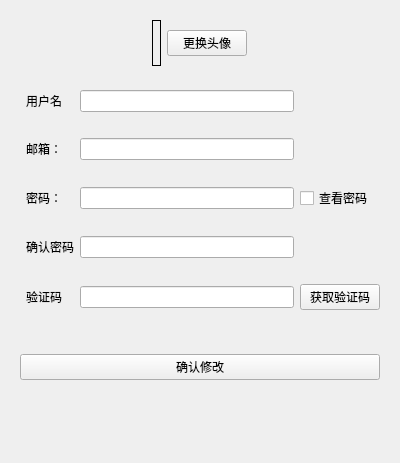
<?xml version="1.0" encoding="UTF-8"?>
<ui version="4.0">
 <class>UserInfoEditDialog</class>
 <widget class="QWidget" name="UserInfoEditDialog">
  <property name="geometry">
   <rect>
    <x>0</x>
    <y>0</y>
    <width>400</width>
    <height>463</height>
   </rect>
  </property>
  <property name="windowTitle">
   <string>Form</string>
  </property>
  <layout class="QVBoxLayout" name="verticalLayout">
   <item>
    <widget class="QWidget" name="widget_3" native="true">
     <property name="sizePolicy">
      <sizepolicy hsizetype="Expanding" vsizetype="Expanding">
       <horstretch>0</horstretch>
       <verstretch>0</verstretch>
      </sizepolicy>
     </property>
     <property name="maximumSize">
      <size>
       <width>16777215</width>
       <height>200</height>
      </size>
     </property>
     <layout class="QHBoxLayout" name="horizontalLayout_2">
      <item>
       <spacer name="horizontalSpacer">
        <property name="orientation">
         <enum>Qt::Horizontal</enum>
        </property>
        <property name="sizeType">
         <enum>QSizePolicy::Expanding</enum>
        </property>
        <property name="sizeHint" stdset="0">
         <size>
          <width>200</width>
          <height>20</height>
         </size>
        </property>
       </spacer>
      </item>
      <item>
       <widget class="QLabel" name="avatarLabel">
        <property name="sizePolicy">
         <sizepolicy hsizetype="Fixed" vsizetype="Fixed">
          <horstretch>0</horstretch>
          <verstretch>0</verstretch>
         </sizepolicy>
        </property>
        <property name="maximumSize">
         <size>
          <width>100</width>
          <height>100</height>
         </size>
        </property>
        <property name="frameShape">
         <enum>QFrame::Box</enum>
        </property>
        <property name="frameShadow">
         <enum>QFrame::Plain</enum>
        </property>
        <property name="text">
         <string/>
        </property>
        <property name="scaledContents">
         <bool>true</bool>
        </property>
        <property name="alignment">
         <set>Qt::AlignCenter</set>
        </property>
        <property name="wordWrap">
         <bool>false</bool>
        </property>
        <property name="openExternalLinks">
         <bool>false</bool>
        </property>
       </widget>
      </item>
      <item>
       <widget class="QPushButton" name="setAvatarPushButton">
        <property name="text">
         <string>更换头像</string>
        </property>
       </widget>
      </item>
      <item>
       <spacer name="horizontalSpacer_2">
        <property name="orientation">
         <enum>Qt::Horizontal</enum>
        </property>
        <property name="sizeType">
         <enum>QSizePolicy::Expanding</enum>
        </property>
        <property name="sizeHint" stdset="0">
         <size>
          <width>200</width>
          <height>20</height>
         </size>
        </property>
       </spacer>
      </item>
     </layout>
    </widget>
   </item>
   <item>
    <widget class="QWidget" name="widget" native="true">
     <layout class="QGridLayout" name="gridLayout_2">
      <property name="leftMargin">
       <number>15</number>
      </property>
      <item row="1" column="1">
       <widget class="QLineEdit" name="userNameLineEdit">
        <property name="maxLength">
         <number>20</number>
        </property>
       </widget>
      </item>
      <item row="7" column="0">
       <widget class="QLabel" name="passwordLabel2">
        <property name="text">
         <string>确认密码</string>
        </property>
       </widget>
      </item>
      <item row="6" column="1">
       <widget class="QLabel" name="passwordTipLabel1">
        <property name="styleSheet">
         <string notr="true">QLabel { color : red; }</string>
        </property>
        <property name="text">
         <string/>
        </property>
        <property name="wordWrap">
         <bool>true</bool>
        </property>
       </widget>
      </item>
      <item row="4" column="1">
       <widget class="QLabel" name="accountdTipLabel">
        <property name="styleSheet">
         <string notr="true">QLabel { color : red; }</string>
        </property>
        <property name="text">
         <string/>
        </property>
       </widget>
      </item>
      <item row="10" column="1">
       <widget class="QLabel" name="captchaTipLabel">
        <property name="styleSheet">
         <string notr="true">QLabel { color : red; }</string>
        </property>
        <property name="text">
         <string/>
        </property>
       </widget>
      </item>
      <item row="5" column="1">
       <widget class="QLineEdit" name="passwordLineEdit1">
        <property name="maxLength">
         <number>20</number>
        </property>
        <property name="echoMode">
         <enum>QLineEdit::Password</enum>
        </property>
       </widget>
      </item>
      <item row="1" column="0">
       <widget class="QLabel" name="userNameLabel">
        <property name="text">
         <string>用户名</string>
        </property>
       </widget>
      </item>
      <item row="9" column="1">
       <widget class="QLineEdit" name="captchaLineEdit">
        <property name="maxLength">
         <number>6</number>
        </property>
       </widget>
      </item>
      <item row="9" column="2">
       <widget class="QPushButton" name="getCaptchaPushButton">
        <property name="text">
         <string>获取验证码</string>
        </property>
       </widget>
      </item>
      <item row="2" column="1">
       <widget class="QLabel" name="userNameTipLabel">
        <property name="styleSheet">
         <string notr="true">QLabel { color : red; }</string>
        </property>
        <property name="text">
         <string/>
        </property>
       </widget>
      </item>
      <item row="5" column="2">
       <widget class="QCheckBox" name="showPasswordCheckBox">
        <property name="text">
         <string>查看密码</string>
        </property>
       </widget>
      </item>
      <item row="9" column="0">
       <widget class="QLabel" name="captchaLabel">
        <property name="text">
         <string>验证码</string>
        </property>
       </widget>
      </item>
      <item row="3" column="1">
       <widget class="QLineEdit" name="accountLineEdit">
        <property name="maxLength">
         <number>100</number>
        </property>
       </widget>
      </item>
      <item row="8" column="1">
       <widget class="QLabel" name="passwordTipLabel2">
        <property name="styleSheet">
         <string notr="true">QLabel { color : red; }</string>
        </property>
        <property name="text">
         <string/>
        </property>
       </widget>
      </item>
      <item row="3" column="0">
       <widget class="QLabel" name="accountLabel">
        <property name="text">
         <string>邮箱：</string>
        </property>
       </widget>
      </item>
      <item row="5" column="0">
       <widget class="QLabel" name="passwordLabel1">
        <property name="text">
         <string>密码：</string>
        </property>
       </widget>
      </item>
      <item row="7" column="1">
       <widget class="QLineEdit" name="passwordLineEdit2">
        <property name="maxLength">
         <number>20</number>
        </property>
        <property name="echoMode">
         <enum>QLineEdit::Password</enum>
        </property>
       </widget>
      </item>
     </layout>
    </widget>
   </item>
   <item>
    <widget class="QWidget" name="widget_2" native="true">
     <layout class="QHBoxLayout" name="horizontalLayout">
      <item>
       <widget class="QPushButton" name="editPushButton">
        <property name="text">
         <string>确认修改</string>
        </property>
       </widget>
      </item>
     </layout>
    </widget>
   </item>
   <item>
    <spacer name="verticalSpacer">
     <property name="orientation">
      <enum>Qt::Vertical</enum>
     </property>
     <property name="sizeHint" stdset="0">
      <size>
       <width>20</width>
       <height>9</height>
      </size>
     </property>
    </spacer>
   </item>
  </layout>
 </widget>
 <resources/>
 <connections/>
</ui>
